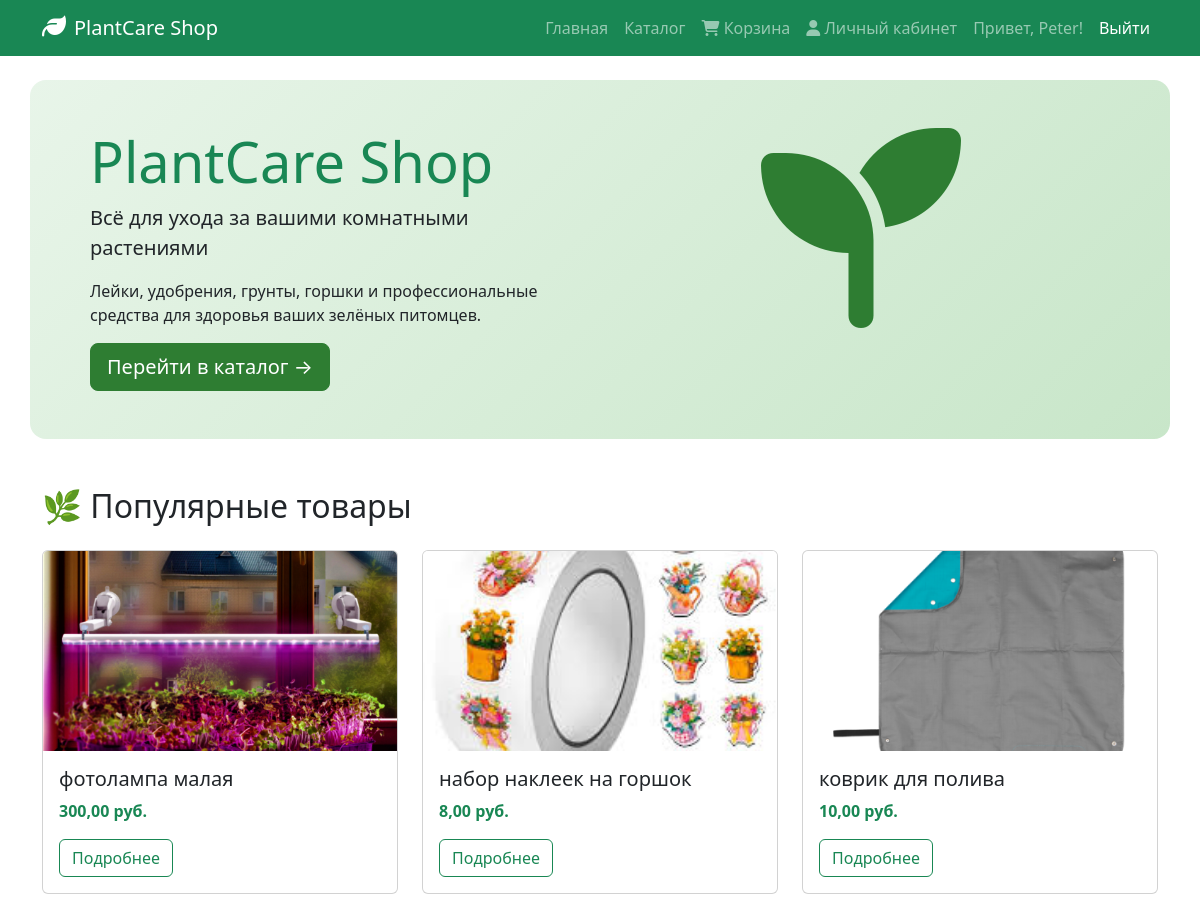
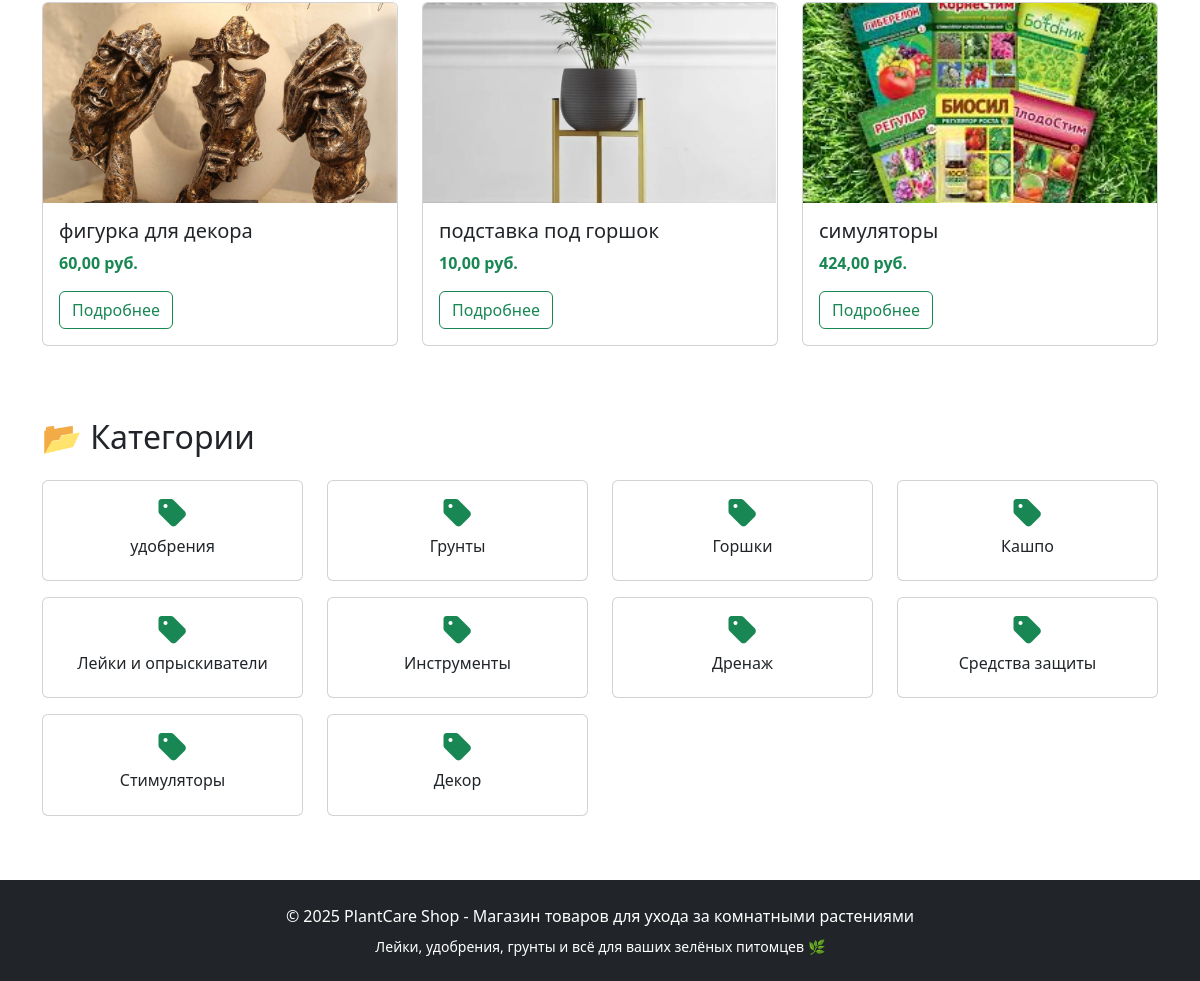
The app's page / (signed in) with its own data (2 pictures, top to bottom).
### shop/models.py (models this page shows, shortened)
class Product(models.Model):
    name = models.CharField(max_length=200)
    description = models.TextField()
    photo = models.ImageField(upload_to='products/')
    price = models.DecimalField(max_digits=10, decimal_places=2)
    stock = models.IntegerField()
    category = models.ForeignKey(Category, on_delete=models.CASCADE)
    manufacturer = models.ForeignKey(Manufacturer, on_delete=models.CASCADE)

class Category(models.Model):
    name = models.CharField(max_length=100)
    description = models.TextField(blank=True)

### shop/views.py (the view)
# urls.py: path('', views.home, name='home'),
def home(request):
    popular_products = Product.objects.all().order_by('-id')[:6]
    categories = Category.objects.all()
    return render(request, 'shop/index.html', {
        'popular_products': popular_products,
        'categories': categories,
    })

### shop/templates/shop/index.html (shortened to what this page needs)
{% extends 'base.html' %}
{% load static %}
{% block content %}
<div class="row bg-light rounded-4 p-5 mb-5" style="background: linear-gradient(135deg, #e8f5e9 0%, #c8e6c9 100%);">
    <div class="col-md-6">
        <h1 class="display-4 text-success">PlantCare Shop</h1>
        <p class="lead">Всё для ухода за вашими комнатными растениями</p>
        <p>Лейки, удобрения, грунты, горшки и профессиональные средства для здоровья ваших зелёных питомцев.</p>
        <a href="{% url 'catalog' %}" class="btn btn-success btn-lg">Перейти в каталог →</a>
    </div>
    <div class="col-md-6 text-center">
        <i class="fas fa-seedling" style="font-size: 200px; color: #2e7d32;"></i>
    </div>
</div>
<h2 class="mb-4">🌿 Популярные товары</h2>
<div class="row">
    {% for product in popular_products %}
    <div class="col-md-4 mb-4">
        <div class="card h-100">
            {% if product.photo %}
                <img src="{{ product.photo.url }}" class="card-img-top" alt="{{ product.name }}" style="height: 200px; object-fit: cover;">
            {% else %}
                <div class="card-img-top bg-secondary d-flex align-items-center justify-content-center" style="height: 200px;">
                    <i class="fas fa-leaf fa-4x text-white"></i>
                </div>
            {% endif %}
            <div class="card-body">
                <h5 class="card-title">{{ product.name }}</h5>
                <p class="card-text text-success fw-bold">{{ product.price }} руб.</p>
                <a href="{% url 'product_detail' product.id %}" class="btn btn-outline-success">Подробнее</a>
            </div>
        </div>
    </div>
    {% empty %}
        <p>Товаров пока нет</p>
    {% endfor %}
</div>
<h2 class="mb-4 mt-5">📂 Категории</h2>
<div class="row">
    {% for category in categories %}
    <div class="col-md-3 col-sm-6 mb-3">
        <a href="{% url 'catalog' %}?category={{ category.id }}" class="text-decoration-none">
            <div class="card text-center">
                <div class="card-body">
                    <i class="fas fa-tag fa-2x text-success mb-2"></i>
                    <h6>{{ category.name }}</h6>
                </div>
            </div>
        </a>
    </div>
    {% endfor %}
</div>
{% endblock %}

### shop/templates/base.html (shortened to what this page needs)
{% load static %}
<!DOCTYPE html>
<html lang="ru">
<head>
    <link href="https://cdn.jsdelivr.net/npm/bootstrap@5.3.0/dist/css/bootstrap.min.css" rel="stylesheet">
    <link rel="stylesheet" href="https://cdnjs.cloudflare.com/ajax/libs/font-awesome/6.4.0/css/all.min.css">
    <link rel="stylesheet" href="{% static 'css/style.css' %}">
</head>
<body>
    <nav class="navbar navbar-expand-lg navbar-dark bg-success">
        <div class="container">
            <a class="navbar-brand" href="{% url 'home' %}">
                <i class="fas fa-leaf me-2"></i>PlantCare Shop
            </a>
            <div class="collapse navbar-collapse" id="navbarNav">
                <ul class="navbar-nav ms-auto">
                    <li class="nav-item">
                        <a class="nav-link" href="{% url 'home' %}">Главная</a>
                    </li>
                    <li class="nav-item">
                        <a class="nav-link" href="{% url 'catalog' %}">Каталог</a>
                    </li>
                    <li class="nav-item">
                       <a class="nav-link" href="{% url 'cart_detail' %}">
    <i class="fas fa-shopping-cart"></i> Корзина
</a>
                    </li>
                    <li class="nav-item">
    <a class="nav-link" href="{% url 'profile' %}">
        <i class="fas fa-user"></i> Личный кабинет
    </a>
</li>
                    {% if user.is_authenticated %}
                        <li class="nav-item">
                            <span class="nav-link">Привет, {{ user.username }}!</span>
                        </li>
                        <li class="nav-item">
                            <form method="post" action="{% url 'logout' %}" style="display: inline;">
                                <button type="submit" class="nav-link btn btn-link" style="display: inline; color: white;">Выйти</button>
                            </form>
                        </li>
                    {% else %}
                        <li class="nav-item">
                            <a class="nav-link" href="{% url 'login' %}">Войти</a>
                        </li>
                    {% endif %}
                </ul>
            </div>
        </div>
    </nav>
    <main class="container mt-4">
        {% block content %}
        {% endblock %}
    </main>
    <footer class="bg-dark text-white text-center py-4 mt-5">
        <div class="container">
            <p class="mb-2">&copy; 2025 PlantCare Shop - Магазин товаров для ухода за комнатными растениями</p>
            <p class="mb-0 small">Лейки, удобрения, грунты и всё для ваших зелёных питомцев 🌿</p>
        </div>
    </footer>
</body>
</html>

### static/css/style.css (style rules this page uses)
.card { transition: transform 0.3s ease, box-shadow 0.3s ease; }
.btn-success { background-color: #2e7d32; border-color: #2e7d32; }
.navbar-brand i { font-size: 1.5rem; }

### records on screen
Product: photo (picture), name "фотолампа малая", price "300,00"
Product: photo (picture), name "набор наклеек на горшок", price "8,00"
Product: photo (picture), name "коврик для полива", price "10,00"
Product: photo (picture), name "фигурка для декора", price "60,00"
Product: photo (picture), name "подставка под горшок", price "10,00"
Product: photo (picture), name "симуляторы", price "424,00"
Category: name "удобрения"
Category: name "Грунты"
Category: name "Горшки"
Category: name "Кашпо"
Category: name "Лейки и опрыскиватели"
Category: name "Инструменты"
Category: name "Дренаж"
Category: name "Средства защиты"
Category: name "Стимуляторы"
Category: name "Декор"

### other values on screen
{{ user.username }} "Peter"
